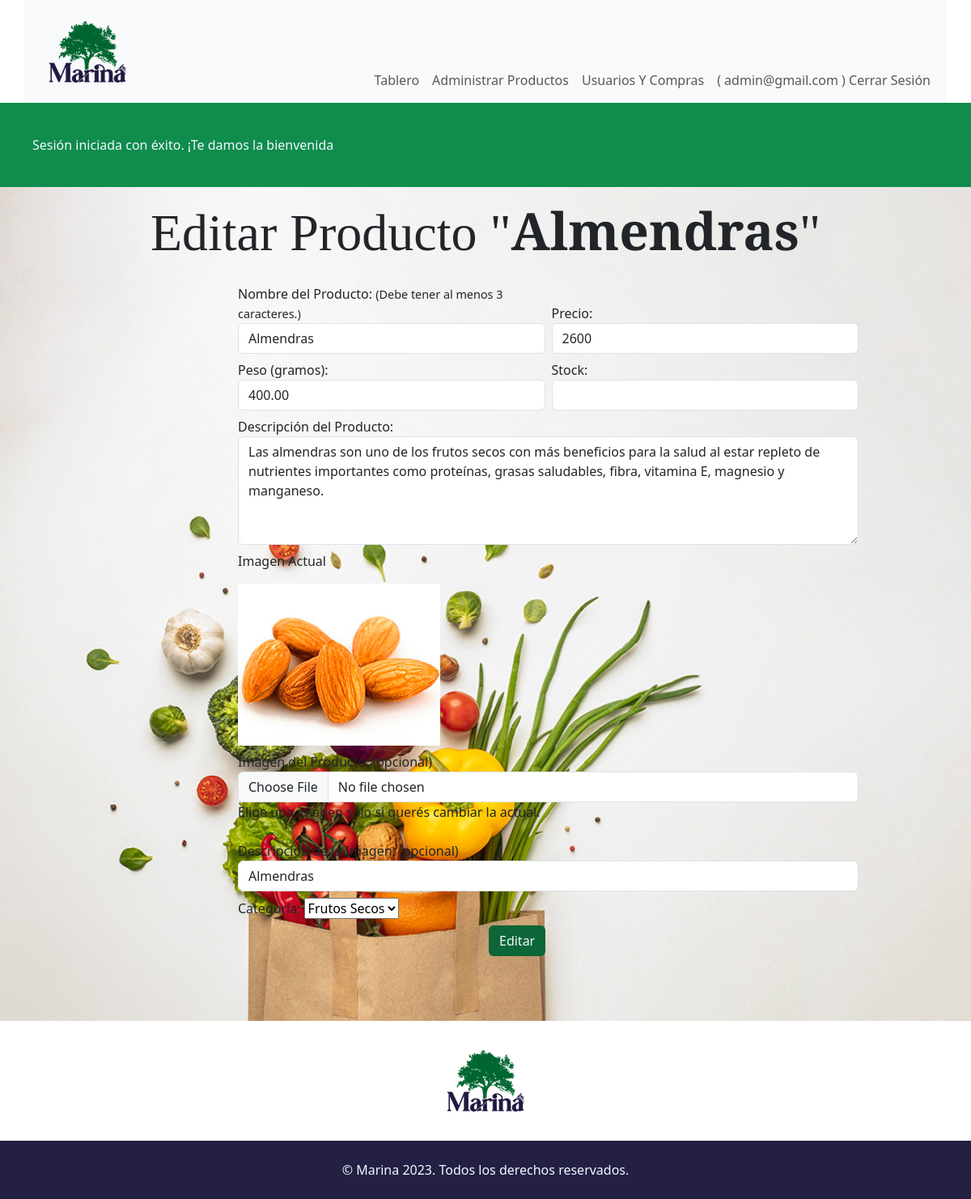
The app's page /sitio/admin/index.php?section=edit-product-view&id=1 (signed in) with its own data.
### tables this page shows
CREATE TABLE `users` (
  `user_id` int(10) UNSIGNED NOT NULL,
  `role_fk` tinyint(3) UNSIGNED NOT NULL,
  `email` varchar(255) NOT NULL,
  `password` varchar(255) NOT NULL,
  `name` varchar(60) NOT NULL,
  `lastname` varchar(60) NOT NULL
);

CREATE TABLE `products` (
  `product_id` int(10) UNSIGNED NOT NULL,
  `category_fk` tinyint(3) UNSIGNED NOT NULL,
  `user_fk` int(10) UNSIGNED NOT NULL,
  `name_product` varchar(200) DEFAULT NULL,
  `price` decimal(10,2) DEFAULT NULL,
  `weight` decimal(10,2) DEFAULT NULL,
  `detail_product` text DEFAULT NULL,
  `img` varchar(255) DEFAULT NULL,
  `img_description` varchar(255) DEFAULT NULL,
  `stock` int(11) DEFAULT NULL
);

CREATE TABLE `categories` (
  `category_id` tinyint(3) UNSIGNED NOT NULL,
  `category` varchar(45) NOT NULL
);

### sitio/bootstrap/autoload.php (called while the page is built, shortened)
<?php
spl_autoload_register(function(string $className) {
    $className = substr($className, 4);
    $classFile = $className . '.php';
    $classPath = __DIR__ . '/../classes/' . $classFile;
});

### sitio/classes/Authentication/Authentication.php (called while the page is built, shortened)
<?php
class Authentication
{
    protected ?User $user = null;
    public function isAuthenticated(): bool
    {
        return isset($_SESSION['user_id']);
    }
    public function getId(): ?int
    {
        return $this->isAuthenticated() ? $_SESSION['user_id'] : null;
    }
    public function getUser(): ?User
    {
        if(!$this -> user){
            $this -> user = (new User()) -> byId($this -> getId());
        }
        return $this -> user;
    }
}

### sitio/classes/Models/User.php (called while the page is built, shortened)
<?php
class User
{
    protected int $role_fk;
    protected string $email;
    public function byId(string $id): ?self
    {
        $db = DBConexion::getDB();
        $query = "SELECT * FROM users
        WHERE user_id = ?";
        $stmt = $db->prepare($query);
        $stmt->execute([$id]);
        $stmt->setFetchMode(PDO::FETCH_CLASS, self::class);
        $user = $stmt->fetch();
        return $user;
    }
    public function isAdmin(): bool
    {
        return $this->role_fk === 1;
    }
    public function getEmail()
    {
        return $this->email;
    }
}

### sitio/classes/Models/Product.php (called while the page is built, shortened)
<?php
class Product{
    protected int $product_id = 0;
    protected int $category_fk = 0;
    protected string $name_product = "";
    protected int $price = 0;
    protected string $weight = "";
    protected string $detail_product = "";
    protected ?string $img = "";
    protected ?string $img_description = "";
    protected ?string $stock = "";
    public function byId(int $id): ?self
    {
        $db = DBConexion::getDB();
        $query = "SELECT * FROM products
                WHERE product_id = :id";
        $stmt = $db->prepare($query);
        $stmt->execute(['id' => $id]);
        $stmt->setFetchMode(PDO::FETCH_CLASS, self::class);
        $product = $stmt->fetch();
        return $product;
    }
    public function getId_product()
    {
        return $this->product_id;
    }
    public function getName_product()
    {
        return $this->name_product;
    }
    public function getPrice()
    {
        return $this->price;
    }
    public function getWeight()
    {
        return $this->weight;
    }
    public function getDetail_product()
    {
        return $this->detail_product;
    }
    public function getImg()
    {
        return $this->img;
    }
    public function getImg_description()
    {
        return $this->img_description;
    }
    public function getStock()
    {
        return $this->stock;
    }
    public function getCategory_fk()
    {
        return $this->category_fk;
    }
}

### sitio/classes/Models/Category.php (called while the page is built, shortened)
<?php
class Category{
    protected int $category_id;
    protected string $category;
    public function allCategories(): array
    {
        $db = DBConexion::getDB();
        $query = "SELECT * FROM categories";
        $stmt = $db->prepare($query);
        $stmt -> execute();
        $stmt -> setFetchMode(PDO::FETCH_CLASS, self::class);
        return $stmt->fetchAll();
    }
    public function getCategory()
    {
        return $this->category;
    }
    public function getCategory_id()
    {
        return $this->category_id;
    }
}

### sitio/admin/vistas/edit-product-view.php (the view, shortened to what this page needs)
<?php
$product = (new Product())->byId($_GET['id']);
if(isset($_SESSION['mistakes'])) {
    $mistakes = $_SESSION['mistakes'];
    unset($_SESSION['mistakes']);
} else {
    $mistakes = [];
}
if(isset($_SESSION['oldData'])) {
    $oldData = $_SESSION['oldData'];
    unset($_SESSION['oldData']);
} else {
    $oldData = [];
}
$categories = (new Category())->allCategories();
?>
<main>
    <div class="contact-container-background">
        <section class="d-flex flex-column justify-content-evenly align-items-center titles-admin-cont">
            <h1 class="h title-section-admin">Editar Producto "<b><?= $product->getName_product();?></b>" </h1>
        </section>
        <div class="container d-flex justify-content-center product-form">
            <form action="acciones/edit-product.php?id=<?= $product->getId_product(); ?>" method="POST" enctype="multipart/form-data" class="col-md-10 row g-2 d-flex flex-row align-items-end justify-content-end">
                <div class="col-md-5">
                    <label for="name_product">Nombre del Producto: <span class="form-help" id="help-product-name"> (Debe tener al menos 3 caracteres.) </span> </label>
                    <input type="text" id="name_product" name="name_product" class="form-control"
                    value="<?= $oldData['name_product'] ?? $product->getName_product();?>"
                    aria-describedby="help-product-name <?= isset($mistakes['product']) ? 'name-error' : '';?>"
                    >
                </div>
                <div class="col-md-5">
                    <label for="price">Precio:</label>
                    <input type="number" id="price"
                    value="<?= $oldData['price'] ?? $product->getPrice();?>"
                    name="price" class="form-control"
                    >
                </div>
                <div class="col-md-5">
                    <label for="weight">Peso (gramos):</label>
                    <input type="number" id="weight"
                    value="<?= $oldData['weight'] ?? $product->getWeight();?>"
                    name="weight" class="form-control"
                    >
                </div>
                <div class="col-md-5">
                    <label for="stock">Stock:</label>
                    <input type="number" id="stock"
                    value="<?= $oldData['stock'] ?? $product->getStock();?>"
                    name="stock" class="form-control"
                    >
                </div>
                <div class="col-md-10">
                    <label for="detail_product">Descripción del Producto:</label>
                    <textarea class="form-control" name="detail_product" id="detail_product" cols="20" rows="5"  placeholder="Escribir Detalle del Nuevo Producto"
                    ><?= $oldData['detail_product'] ?? $product->getDetail_product();?></textarea>
                </div>
                <div class="col-md-10">
                    <p>Imagen Actual</p>
                    <?php
                if(!empty($product->getImg())):
                ?>
                <img src="<?= '../images/products/' . $product->getImg(); ?>" alt="">
                <?php
                else:
                ?>
                <p><i>No tiene una imagen.</i></p>
                <?php
                endif;
                ?>
                </div>
                <div class="col-md-10">
                    <label for="img">Imagen del Producto: (opcional)</label>
                    <input type="file" id="img" name="img" class="form-control"
                    aria-describedby="help-image">
                    <p  id="help-image">Elige una imagen solo si querés cambiar la actual.</p>
                </div>
                <div class="col-md-10">
                    <label for="img_description">Descripción de la Imagen: (opcional)</label>
                    <input type="text" id="img_description"
                    value="<?= $oldData['img_description'] ?? $product->getImg_description();?>"
                    name="img_description" class="form-control">
                </div>
                <div class="col-md-10">
                    <label for="category_fk">Categoría:</label>
                    <select name="category_fk" id="category_fk">
                    <?php
                    foreach($categories as $category):
                    ?>
                    <option value="<?=$category->getCategory_id(); ?>"
                    <?=$category->getCategory_id() == ($oldData['category_fk'] ?? $product->getCategory_fk()) ? 'selected' : ''; ?>>
                    <?=$category->getCategory(); ?>
                </option>
                    <?php
                    endforeach;
                    ?>
                    </select>
                </div>
                <div class="col-md-6">
                    <button class="btn color-btn" type="submit">Editar</button>
                </div>
            </form>
        </div>
    </div>
</main>

### sitio/admin/index.php (shortened to what this page needs)
<?php
$ruta = $_GET['section'] ?? 'home';
$whiteList = [
    'home' => [
        'title' => 'Tablero Principal',
        'requiresAuthentication' => 'true'
    ],
    'user-purchases-management' => [
        'title' => 'Usuarios Y Compras',
        'requiresAuthentication' => 'true'
    ],
    'new-product' => [
        'title' => 'Crear producto',
        'requiresAuthentication' => 'true'
    ],
    'store' => [
        'title' => 'Administración de Productos',
        'requiresAuthentication' => 'true'
    ],
    'delete-product-view' => [
        'title' => 'Eliminar Producto',
        'requiresAuthentication' => 'true'
    ],
    'edit-product-view' => [
        'title' => 'Editar Producto',
        'requiresAuthentication' => 'true'
    ],
    'login-view' => ['title' => 'Ingresar al Panel de Administración'],
    '404' => [
        'title' => 'Página no encontrada',
        'requiresAuthentication' => 'true'
    ],
];
$rutaConfig = $whiteList[$ruta];
$authentication = new Authentication();
$requiresAuthentication = $rutaConfig['requiresAuthentication'] ?? false;
if (
    $requiresAuthentication &&
    (
        !$authentication->isAuthenticated() ||
        !$authentication->getUser()->isAdmin()
    )
) {
    $_SESSION['failMessage'] = "Para acceder a esta sección se requiere iniciar sesión como Administrador.";
    header("Location: index.php?section=login-view");
    exit;
}
$paginaActual = $rutaConfig['title'];
function activeNavBar($nombre, $paginaActual)
{
    return ($paginaActual == $nombre) ? 'active' : '';
}
?>
<!DOCTYPE html>
<html lang="es">
<head>
    <link href="https://cdn.jsdelivr.net/npm/bootstrap@5.3.2/dist/css/bootstrap.min.css" rel="stylesheet">
    <link rel="stylesheet" href="../styles/styles.css">
    <link rel="stylesheet" href="https://cdn.jsdelivr.net/npm/bootstrap-icons@1.11.1/font/bootstrap-icons.css">
</head>
<body>
    <header>
        <nav class="navbar navbar-expand-lg bg-body-tertiary container">
            <div class="container-fluid align-items-end">
                <a class="navbar-brand <?php echo activeNavBar('Página Principal', $paginaActual) ?>" href="index.php?section=home">
                    <img src="../images/logo.png" alt="Logotipo de la tienda Marina" class="d-inline-block align-text-top logo mx-3">
                </a>
                <div class="collapse navbar-collapse justify-content-end" id="navbarNav">
                    <?php
                    if ($authentication->isAuthenticated() && $authentication ->getUser()->isAdmin()) :
                    ?>
                        <ul class="navbar-nav">
                            <li class="nav-item">
                                <a class="nav-link <?php echo activeNavBar('Tablero Principal', $paginaActual) ?>" aria-current="page" href="index.php?section=home">Tablero</a>
                            </li>
                            <li class="nav-item ">
                                <a class="nav-link <?php echo activeNavBar('Tienda',  $paginaActual) ?>" href="index.php?section=store">Administrar Productos</a>
                            </li>
                            <li class="nav-item ">
                                <a class="nav-link <?php echo activeNavBar('Usuarios Y Compras',  $paginaActual) ?>" href="index.php?section=user-purchases-management">Usuarios Y Compras</a>
                            </li>
                            <li>
                                <form action="acciones/log-out.php" method="post">
                                    <button type="submit" class="nav-link">(
                                        <?= $authentication->getUser()->getEmail(); ?> ) Cerrar Sesión</button>
                                </form>
                            </li>
                        </ul>
                    <?php
                    endif;
                    ?>
                </div>
            </div>
        </nav>
    </header>
    <div>
        <?php
        if (isset($_SESSION['successMessage'])) : ?>
            <div class="msg-success"><?= $_SESSION['successMessage']; ?></div>
        <?php
        endif;
        ?>
    </div>
    <?php
    require __DIR__ . '/vistas/' . $ruta . '.php';
    ?>
    <footer class="d-flex flex-column align-items-center">
        <div>
            <img src="../images/logo.png" alt="logo Marina" class="logo">
        </div>
        <div class="p-footer">
            <p class="text-center">© Marina 2023. Todos los derechos reservados.</p>
        </div>
    </footer>
</body>
</html>

### sitio/styles/styles.css (style rules this page uses)
.h { font-family: 'Playfair Display', serif; }
.contact-container-background { background-image: url(../images/fondo.jpg); background-size: cover; background-repeat: no-repeat; padding-bottom: 10vh; }
footer :first-child { margin: 1vw; }
.p-footer { background-color: #232043; color: aliceblue; width: 100%; padding: 1vw; }
ul { list-style-type: none; padding-left: 0%; }
.color-btn { background-color: #0c6637; color: aliceblue; transition: transform 0.3s; }
.msg-success { background-color: #108c4c; padding: 5vh; color: aliceblue; }
.titles-admin-cont { height: 10vw; }
.form-help { font-size: 0.9rem; }
@media only screen and (min-width: 1025px) { .logo { height: 100px; } }
@media only screen and (min-width: 1025px) { .title-section-admin { font-size: 4rem; } }

### records on screen
users: email "admin@gmail.com"
products: name_product "Almendras", price "2600", weight "400.00", detail_product "Las almendras son uno de los frutos secos con más beneficios para la salud al estar repleto de nutrientes importantes como proteínas, grasas saludables, fibra, vitamina E, magnesio y manganeso.", img (picture), img_description "Almendras", category_fk "Frutos Secos"

### other values on screen
$_SESSION['successMessage'] "Sesión iniciada con éxito. ¡Te damos la bienvenida"
